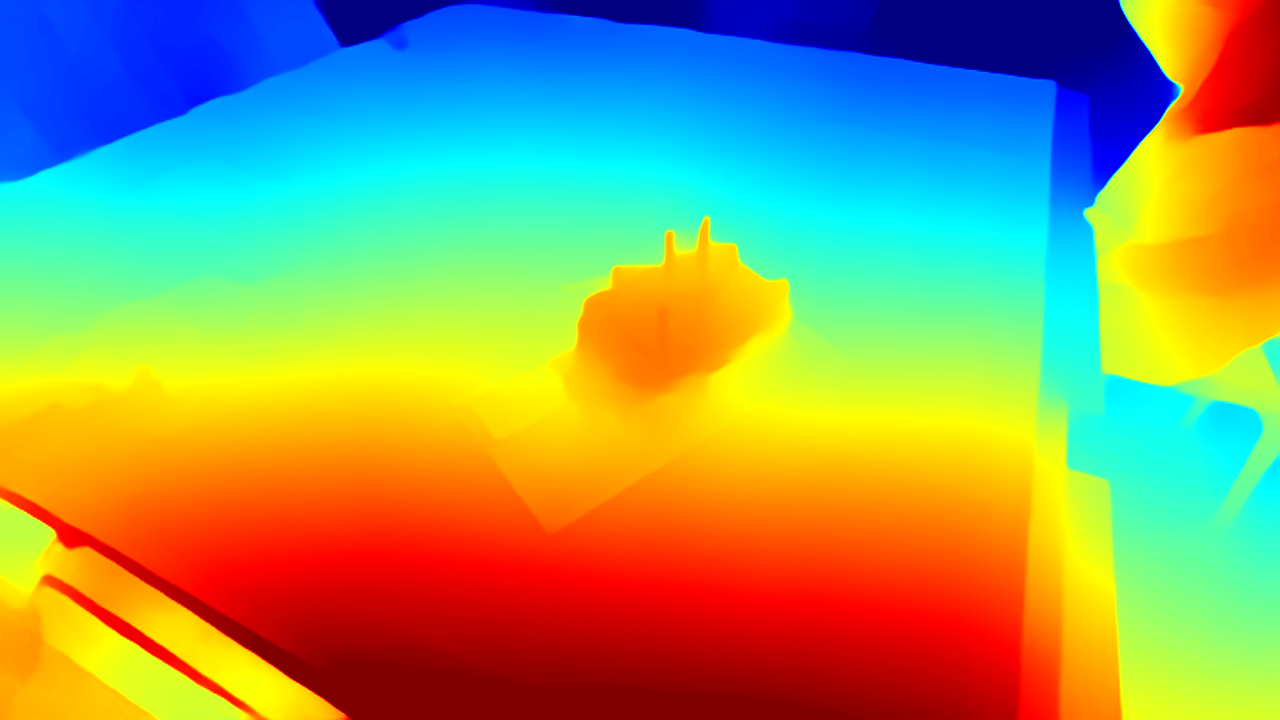
#> input picture object01_DPT_Large_vis/0000.png, 1280 x 720 px, found by its file name
$ python run_view_ablation.py --dataset object01_DPT_Large_vis --img1 object01_DPT_Large_vis/0000.png --img2 object01_DPT_Large_vis/0001.png
#> lines starting #> are read from the running program, lines starting #| are printed output that depends on the picture
import os
import cv2
import numpy as np
import argparse


def parse_args():
    parser = argparse.ArgumentParser(description="Simple view synthesis evaluation using depth + relative pose.")
    parser.add_argument("--dataset", type=str, required=True, help="Dataset name, e.g. object01")
    parser.add_argument("--img1", type=str, required=True, help="Source image filename, e.g. 0000.png")
    parser.add_argument("--img2", type=str, required=True, help="Target image filename, e.g. 0010.png")
    parser.add_argument("--max_features", type=int, default=2000, help="ORB max features")
    parser.add_argument("--good_match_ratio", type=float, default=0.8, help="Lowe ratio test threshold")
    parser.add_argument(
        "--depth_source",
        type=str,
        default="gt",
        help="Depth source: gt, MiDaS_small, DPT_Large, etc."
    )
    return parser.parse_args()


def sanitize_name(name):
    return name.replace("/", "_").replace(" ", "_")


def load_camera_intrinsics(dataset_name):
    intr_path = os.path.join("output", f"{dataset_name}_camera_intrinsics.npz")
    if os.path.exists(intr_path):
        data = np.load(intr_path)
        return data["K"]

    fx = 615.0
    fy = 615.0
    cx = 320.0
    cy = 240.0
    K = np.array([
        [fx, 0, cx],
        [0, fy, cy],
        [0,  0,  1]
    ], dtype=np.float64)
    print("[WARN] Using fallback intrinsics. Replace with true camera intrinsics if available.")
    return K


def estimate_pose(img1_gray, img2_gray, K, max_features=2000, ratio=0.8):
    orb = cv2.ORB_create(nfeatures=max_features)
    kp1, des1 = orb.detectAndCompute(img1_gray, None)
    kp2, des2 = orb.detectAndCompute(img2_gray, None)

    if des1 is None or des2 is None:
        raise RuntimeError("ORB failed to find descriptors.")

    bf = cv2.BFMatcher(cv2.NORM_HAMMING, crossCheck=False)
    knn_matches = bf.knnMatch(des1, des2, k=2)

    good_matches = []
    for m_n in knn_matches:
        if len(m_n) < 2:
            continue
        m, n = m_n
        if m.distance < ratio * n.distance:
            good_matches.append(m)

    if len(good_matches) < 8:
        raise RuntimeError(f"Not enough good matches: {len(good_matches)}")

    pts1 = np.float32([kp1[m.queryIdx].pt for m in good_matches])
    pts2 = np.float32([kp2[m.trainIdx].pt for m in good_matches])

    E, mask_E = cv2.findEssentialMat(
        pts1, pts2, K,
        method=cv2.RANSAC,
        prob=0.999,
        threshold=1.0
    )
    if E is None:
        raise RuntimeError("findEssentialMat failed.")

    retval, R, t, mask_pose = cv2.recoverPose(E, pts1, pts2, K)

    e_inliers = int(mask_E.sum()) if mask_E is not None else 0
    return R, t, kp1, kp2, good_matches, retval, e_inliers


def load_depth(dataset, img_name, depth_source):
    stem = os.path.splitext(img_name)[0]

    if depth_source.lower() == "gt":
        depth_path = os.path.join(f"{dataset}_depth", img_name)
        if not os.path.exists(depth_path):
            raise FileNotFoundError(depth_path)

        depth = cv2.imread(depth_path, cv2.IMREAD_UNCHANGED)
        if depth is None:
            raise RuntimeError(f"Failed to read GT depth: {depth_path}")
        return depth.astype(np.float32)

    model_tag = sanitize_name(depth_source)
    npy_path = os.path.join("output", f"{dataset}_{model_tag}_depth_aligned_npy", f"{stem}.npy")
    if not os.path.exists(npy_path):
        raise FileNotFoundError(
            f"Predicted depth file not found: {npy_path}\n"
            f"Run run_midas_batch.py with --dataset {dataset} --model {depth_source} --save_aligned_depth first."
        )

    depth = np.load(npy_path).astype(np.float32)
    return depth


def warp_image_with_depth(img1, depth1, R, t, K):
    h, w = depth1.shape
    fx, fy = K[0, 0], K[1, 1]
    cx, cy = K[0, 2], K[1, 2]

    ys, xs = np.indices((h, w))
    z = depth1.astype(np.float32)

    valid = np.isfinite(z) & (z > 0)
    xs_valid = xs[valid].astype(np.float32)
    ys_valid = ys[valid].astype(np.float32)
    z_valid = z[valid]

    X = (xs_valid - cx) * z_valid / fx
    Y = (ys_valid - cy) * z_valid / fy

    pts3d = np.stack([X, Y, z_valid], axis=0)
    pts3d_2 = R @ pts3d + t.reshape(3, 1)

    X2 = pts3d_2[0]
    Y2 = pts3d_2[1]
    Z2 = pts3d_2[2]

    valid2 = np.isfinite(Z2) & (Z2 > 1e-6)
    X2 = X2[valid2]
    Y2 = Y2[valid2]
    Z2 = Z2[valid2]

    src_x = xs_valid[valid2]
    src_y = ys_valid[valid2]

    u2 = (fx * X2 / Z2 + cx).round().astype(np.int32)
    v2 = (fy * Y2 / Z2 + cy).round().astype(np.int32)

    inside = (u2 >= 0) & (u2 < w) & (v2 >= 0) & (v2 < h)

    u2 = u2[inside]
    v2 = v2[inside]
    src_x = src_x[inside].astype(np.int32)
    src_y = src_y[inside].astype(np.int32)
    Z2 = Z2[inside]

    warped = np.zeros_like(img1)
    z_buffer = np.full((h, w), np.inf, dtype=np.float32)
    valid_mask = np.zeros((h, w), dtype=np.uint8)

    for uu, vv, sx, sy, zz in zip(u2, v2, src_x, src_y, Z2):
        if zz < z_buffer[vv, uu]:
            z_buffer[vv, uu] = zz
            warped[vv, uu] = img1[sy, sx]
            valid_mask[vv, uu] = 255

    return warped, valid_mask


def main():
    args = parse_args()

    dataset = args.dataset
    rgb_dir = f"{dataset}_rgb"

    img1_path = os.path.join(rgb_dir, args.img1)
    img2_path = os.path.join(rgb_dir, args.img2)

    if not os.path.exists(img1_path):
        raise FileNotFoundError(img1_path)
    if not os.path.exists(img2_path):
        raise FileNotFoundError(img2_path)

    depth_tag = sanitize_name(args.depth_source)
    out_dir = os.path.join("output", f"{dataset}_view_synthesis_{depth_tag}")
    os.makedirs(out_dir, exist_ok=True)

    img1 = cv2.imread(img1_path)
#> img1 is the input picture: shape (720, 1280, 3); mean B, G, R 97.5, 155.3, 144.9
    img2 = cv2.imread(img2_path)
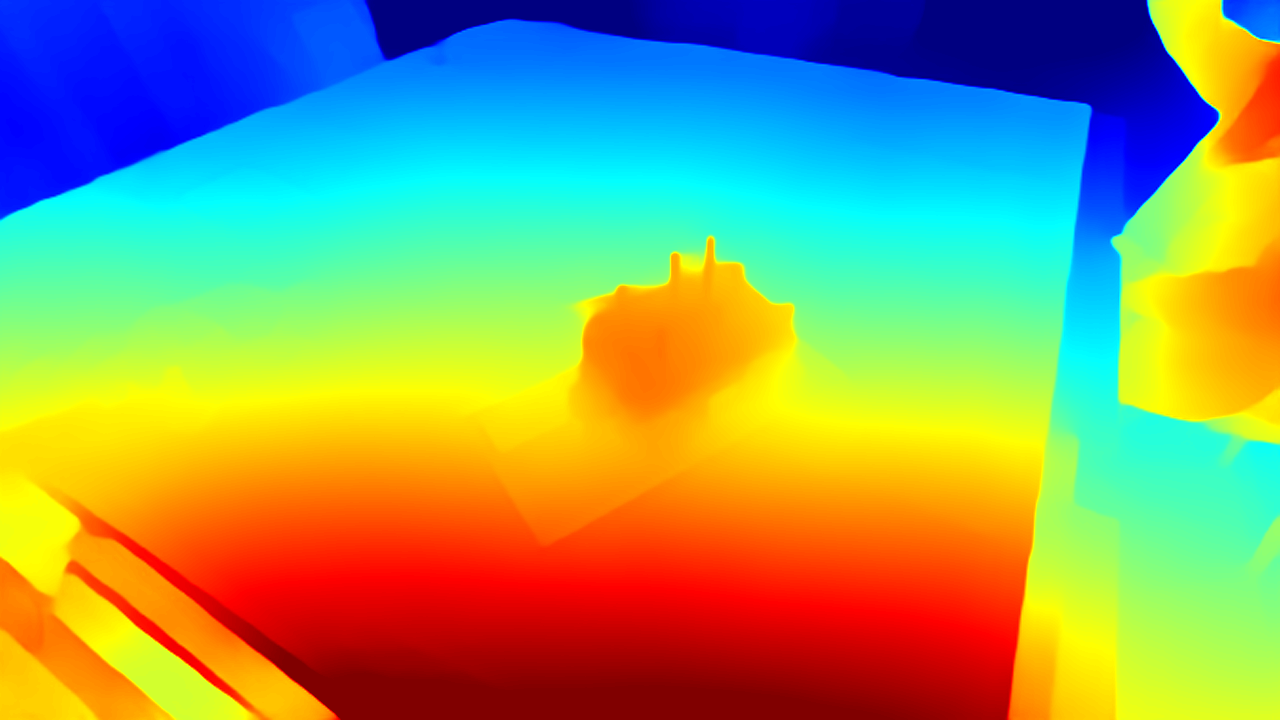
#> input picture object01_DPT_Large_vis/0001.png, 1280 x 720 px, found by its file name
#> img2 is the input picture: shape (720, 1280, 3); mean B, G, R 101.9, 156.3, 140.1
    depth1 = load_depth(dataset, args.img1, args.depth_source)

    if img1 is None or img2 is None or depth1 is None:
        raise RuntimeError("Failed to read one of the inputs.")

    if depth1.shape[:2] != img1.shape[:2]:
        raise RuntimeError(
            f"Depth shape {depth1.shape} does not match RGB shape {img1.shape[:2]}"
        )

    img1_gray = cv2.cvtColor(img1, cv2.COLOR_BGR2GRAY)
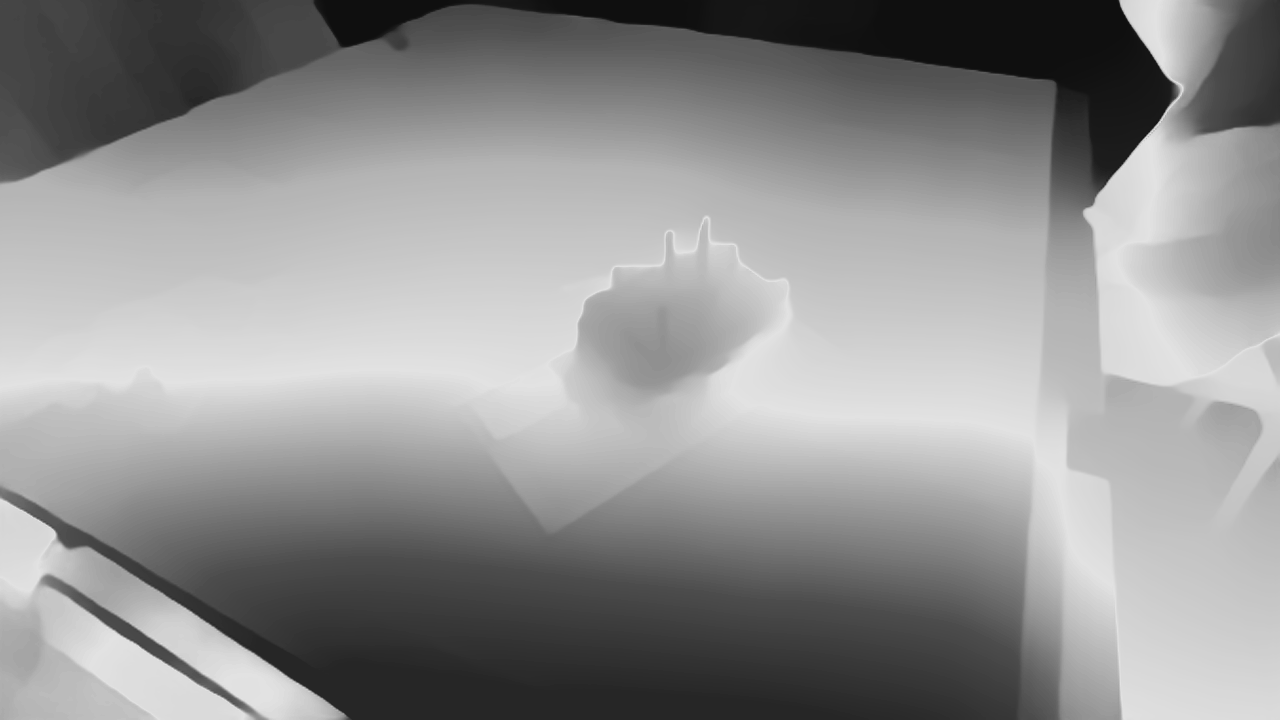
#> img1_gray: shape (720, 1280); min 15, max 226, mean 145.6
    img2_gray = cv2.cvtColor(img2, cv2.COLOR_BGR2GRAY)
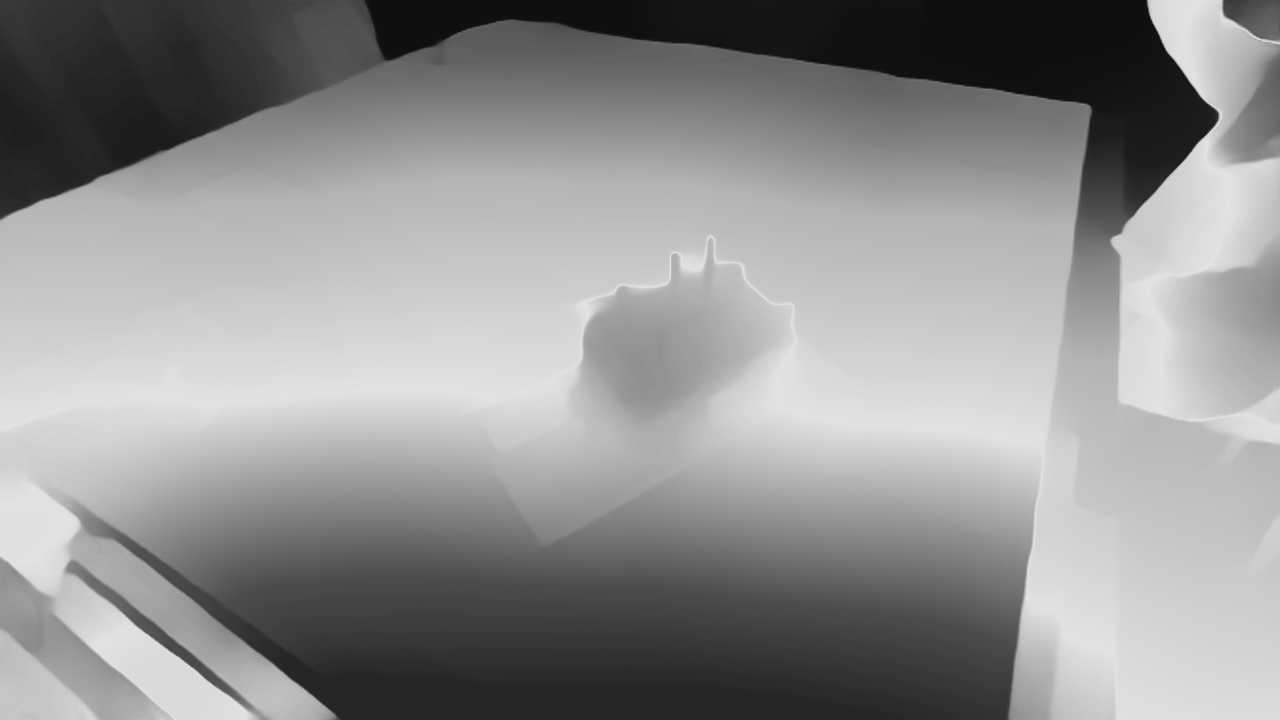
#> img2_gray: shape (720, 1280); min 15, max 226, mean 145.3

    K = load_camera_intrinsics(dataset)

    R, t, kp1, kp2, good_matches, pose_inliers, e_inliers = estimate_pose(
        img1_gray, img2_gray, K,
        max_features=args.max_features,
        ratio=args.good_match_ratio
    )
#> in estimate_pose, `kp1, des1 = orb.detectAndCompute(img1_gray, None)`: kp1 = 96 keypoints; strongest (x, y, size): (1174, 87, 77.1), (1176, 87, 64.3), (1176, 93, 64.3), (1177, 88, 53.6)
#> in estimate_pose, `kp2, des2 = orb.detectAndCompute(img2_gray, None)`: kp2 = 88 keypoints; strongest (x, y, size): (1217, 112, 53.6), (1218, 116, 53.6), (1218, 113, 37.2), (1213, 108, 64.3)
#> in estimate_pose, `knn_matches = bf.knnMatch(des1, des2, k=2)`: knn_matches = 96 matches
#> the loop in estimate_pose, `for m_n in knn_matches:` made 96 passes
#> after the loop in estimate_pose, `for m_n in knn_matches:`: good_matches = 15 matches
#> in estimate_pose, `pts1 = np.float32([kp1[m.queryIdx].pt for m in good_matches])`: pts1 = 15 rows, first 8: [1094, 202], [1092, 205], [1084, 209], [1174.8, 84], [1084.8, 208.8], [1173.6, 83.52], [1177.9, 87.84], [1176.5, 93.6]
#> in estimate_pose, `pts2 = np.float32([kp2[m.trainIdx].pt for m in good_matches])`: pts2 = 15 rows, first 8: [1120, 232], [1120, 232], [1112.4, 237.6], [1213.1, 107.8], [1112.4, 237.6], [1213.1, 107.8], [1213.1, 107.8], [619.9, 290.2]
#> in estimate_pose, `E, mask_E = cv2.findEssentialMat( pts1, pts2, K, method=cv2.RANSAC, pr..`: E = [[-0.0114, 0.391, 0.112], [-0.41, -0.0478, 0.568], [-0.0715, -0.579, -0.0402]]; mask_E = [1, 1, 1, 1, 1, 1, 1, 1, 1, 1, 1, 1, 1, 0, 0]
#> in estimate_pose, `retval, R, t, mask_pose = cv2.recoverPose(E, pts1, pts2, K)`: retval = 11; R = [[0.999, 0.0229, 0.022], [-0.0243, 0.997, 0.0664], [-0.0205, -0.0669, 0.998]]; t = [-0.818, 0.121, -0.563]; mask_pose = [255, 255, 255, 0, 255, 0, 0, 255, 0, 255, 255, 255, 255, 255, 255]
#> in estimate_pose, `e_inliers = int(mask_E.sum()) if mask_E is not None else 0`: e_inliers = 13
#> t = [-0.818, 0.121, -0.563]; good_matches = 15 matches; pose_inliers = 11; e_inliers = 13

    warped, valid_mask = warp_image_with_depth(img1, depth1, R, t, K)

    valid = valid_mask > 0
    if valid.sum() == 0:
        raise RuntimeError("Warp produced no valid pixels.")

    diff = np.abs(warped.astype(np.float32) - img2.astype(np.float32))
    mae = float(np.mean(diff[valid]))

    error_map = np.mean(diff, axis=2)
    error_vis = np.zeros((img1.shape[0], img1.shape[1], 3), dtype=np.uint8)

    err_valid = error_map[valid]
    if err_valid.size > 0:
        emin = np.percentile(err_valid, 2)
        emax = np.percentile(err_valid, 98)
        clipped = np.clip(error_map, emin, emax)
        normed = ((clipped - emin) / (emax - emin + 1e-8) * 255).astype(np.uint8)
        error_vis = cv2.applyColorMap(normed, cv2.COLORMAP_JET)

    pair_name = f"{os.path.splitext(args.img1)[0]}_{os.path.splitext(args.img2)[0]}"
    prefix = f"{pair_name}_{depth_tag}"

    cv2.imwrite(os.path.join(out_dir, f"{prefix}_warped.png"), warped)
    cv2.imwrite(os.path.join(out_dir, f"{prefix}_target.png"), img2)
    cv2.imwrite(os.path.join(out_dir, f"{prefix}_valid_mask.png"), valid_mask)
    cv2.imwrite(os.path.join(out_dir, f"{prefix}_error.png"), error_vis)

    panel = np.hstack([img1, warped, img2, error_vis])
    cv2.imwrite(os.path.join(out_dir, f"{prefix}_panel.png"), panel)

    result_txt = os.path.join(out_dir, f"{prefix}_metrics.txt")
    with open(result_txt, "w") as f:
        f.write(f"Dataset: {dataset}\n")
        f.write(f"Depth source: {args.depth_source}\n")
        f.write(f"Source image: {args.img1}\n")
        f.write(f"Target image: {args.img2}\n")
        f.write(f"Good matches: {len(good_matches)}\n")
        f.write(f"Essential matrix inliers: {int(e_inliers)}\n")
        f.write(f"recoverPose inliers: {int(pose_inliers)}\n")
        f.write(f"Valid warped pixels: {int(valid.sum())}\n")
        f.write(f"Photometric MAE: {mae:.4f}\n")
        f.write("R:\n")
        f.write(np.array2string(R, precision=6, suppress_small=True))
        f.write("\n\n")
        f.write("t (unit direction, up to scale):\n")
        f.write(np.array2string(t, precision=6, suppress_small=True))
        f.write("\n")

    print("=== View Synthesis Evaluation ===")
    print(f"Dataset: {dataset}")
    print(f"Depth source: {args.depth_source}")
    print(f"Pair: {args.img1} -> {args.img2}")
    print(f"Good matches: {len(good_matches)}")
    print(f"Essential matrix inliers: {int(e_inliers)}")
    print(f"recoverPose inliers: {int(pose_inliers)}")
    print(f"Valid warped pixels: {int(valid.sum())}")
    print(f"Photometric MAE: {mae:.4f}")
    print(f"Saved outputs to: {out_dir}")


if __name__ == "__main__":
#> (the run stopped early here; a loop or call above may not have finished)
